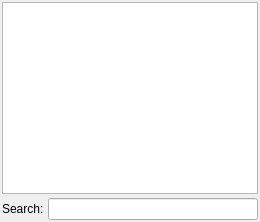
         <widget class="QWidget" name="tabProp">
          <attribute name="title">
           <string>All Properties</string>
          </attribute>
          <layout class="QGridLayout" name="gridLayout_4">
           <property name="margin">
            <number>2</number>
           </property>
           <property name="spacing">
            <number>4</number>
           </property>
           <item row="1" column="0">
            <widget class="QLabel" name="label_16">
             <property name="text">
              <string>Search:</string>
             </property>
            </widget>
           </item>
           <item row="1" column="1">
            <widget class="QLineEdit" name="editSearch"/>
           </item>
           <item row="0" column="0" colspan="2">
            <widget class="QTableWidget" name="tableProps">
             <property name="alternatingRowColors">
              <bool>true</bool>
             </property>
             <property name="selectionMode">
              <enum>QAbstractItemView::SingleSelection</enum>
             </property>
             <property name="selectionBehavior">
              <enum>QAbstractItemView::SelectRows</enum>
             </property>
             <property name="sortingEnabled">
              <bool>true</bool>
             </property>
             <attribute name="horizontalHeaderShowSortIndicator" stdset="0">
              <bool>true</bool>
             </attribute>
            </widget>
           </item>
          </layout>
         </widget>
